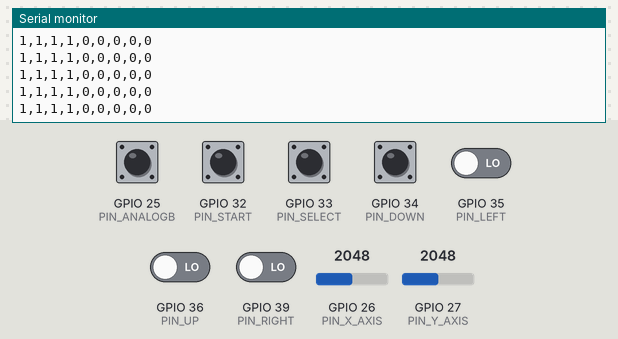
This sketch was run on a simulated ESP32. Parts: the last lines printed to the serial monitor. The test bench sets the inputs (shaded band); at power-on: GPIO 25 (PIN_ANALOGB), GPIO 32 (PIN_START), GPIO 33 (PIN_SELECT) HIGH, GPIO 34 (PIN_DOWN), GPIO 35 (PIN_LEFT), GPIO 36 (PIN_UP), GPIO 39 (PIN_RIGHT) LOW, GPIO 26 (PIN_X_AXIS) = 2048, GPIO 27 (PIN_Y_AXIS) = 2048.

Above: at 1.4 s.
1.5 s: GPIO 26 (PIN_X_AXIS) set to 2866
At 1.53 s:
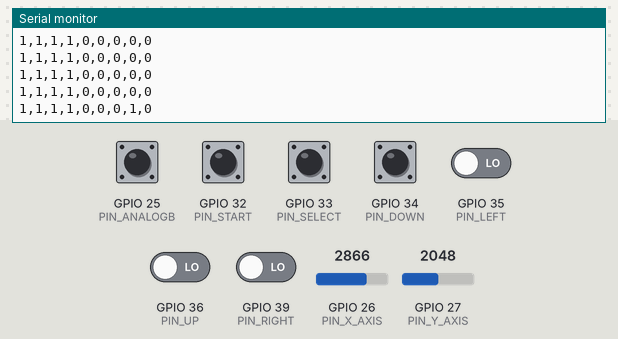
3.0 s: GPIO 27 (PIN_Y_AXIS) set to 2866
At 3.04 s:
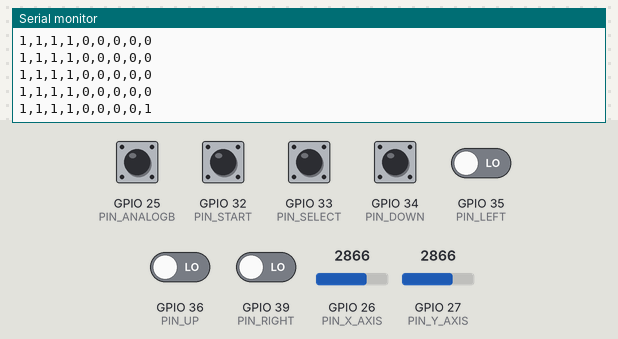
4.5 s: GPIO 25 (PIN_ANALOGB) pulled LOW for 0.15 s
At 4.6 s:
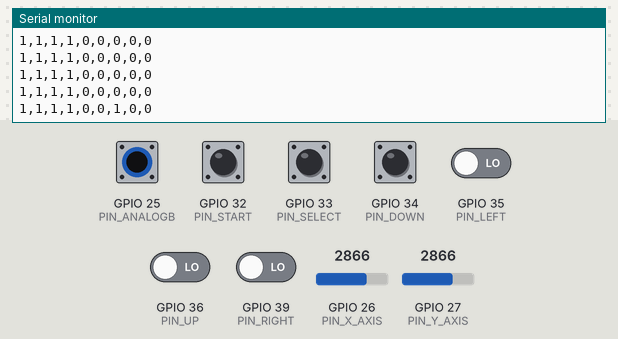
6.1 s: GPIO 32 (PIN_START) pulled LOW for 0.15 s
At 6.17 s:
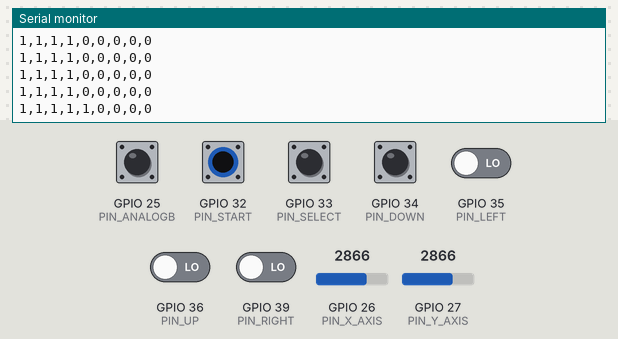
7.7 s: GPIO 33 (PIN_SELECT) pulled LOW for 0.15 s
At 7.78 s:
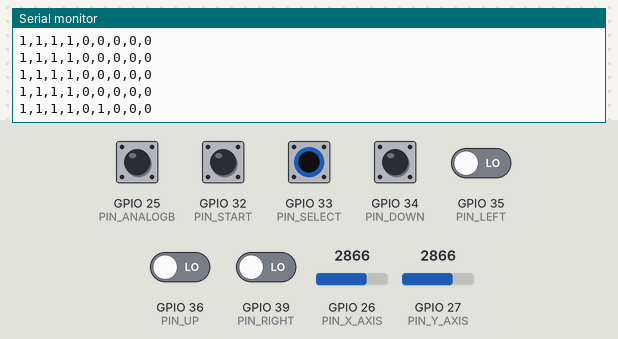
9.3 s: GPIO 34 (PIN_DOWN) pulled HIGH for 0.15 s
At 9.4 s:
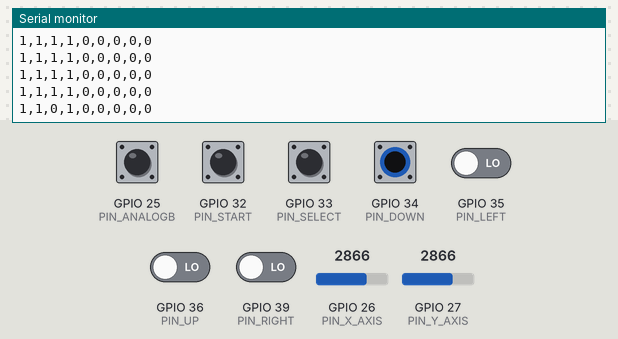

Measured:
- after the input at 1.5 s, the serial monitor: prints a new line at once (image 1)
- after the input at 3.0 s, the serial monitor: prints a new line at once (image 2)
- after the input at 4.5 s, the serial monitor: prints a new line after 0.09 s (image 3)
- after the input at 6.1 s, the serial monitor: prints a new line after 0.05 s (image 4)
- after the input at 7.7 s, the serial monitor: prints a new line after 0.07 s (image 5)
- after the input at 9.3 s, the serial monitor: prints a new line after 0.08 s (image 6)

The sketch:

ControlJoystick02.ino
```cpp
#include <Arduino.h>

// ------------ Mapeamento de pinos ------------
const int PIN_UP      = 36;
const int PIN_RIGHT   = 39;
const int PIN_DOWN    = 34;
const int PIN_LEFT    = 35;
const int PIN_START   = 32;
const int PIN_SELECT  = 33;
const int PIN_ANALOGB = 25;

const int PIN_X_AXIS  = 26;
const int PIN_Y_AXIS  = 27;

// ------------ Configuração de debounce ------------
const uint16_t DEBOUNCE_MS = 25;

struct Button {
  const char* name;
  uint8_t pin;
  bool hasInternalPullup;
  int lastStable;
  int lastRead;
  uint32_t lastChangeMs;
};

Button buttons[] = {
  {"UP",      PIN_UP,      false, HIGH, HIGH, 0},
  {"RIGHT",   PIN_RIGHT,   false, HIGH, HIGH, 0},
  {"DOWN",    PIN_DOWN,    false, HIGH, HIGH, 0},
  {"LEFT",    PIN_LEFT,    false, HIGH, HIGH, 0},
  {"START",   PIN_START,   true,  HIGH, HIGH, 0},
  {"SELECT",  PIN_SELECT,  true,  HIGH, HIGH, 0},
  {"ANALOG",  PIN_ANALOGB, true,  HIGH, HIGH, 0},
};
const size_t N_BUTTONS = sizeof(buttons)/sizeof(buttons[0]);

// Eixos
int lastX = -1, lastY = -1;
const int AXIS_EPS = 30;
bool xMoving = false;
bool yMoving = false;

void setupPinModes() {
  for (size_t i = 0; i < N_BUTTONS; ++i) {
    if (buttons[i].hasInternalPullup) {
      pinMode(buttons[i].pin, INPUT_PULLUP);
    } else {
      pinMode(buttons[i].pin, INPUT);
    }
  }
}

void setup() {
  Serial.begin(9600);
  delay(200);
  setupPinModes();
  Serial.println("Joystick ESP32 iniciado.");
}

void readButtons(int states[]) {
  const uint32_t now = millis();

  for (size_t i = 0; i < N_BUTTONS; ++i) {
    Button &b = buttons[i];
    int raw = digitalRead(b.pin);

    if (raw != b.lastRead) {
      b.lastRead = raw;
      b.lastChangeMs = now;
    }

    if ((now - b.lastChangeMs) >= DEBOUNCE_MS) {
      b.lastStable = raw;
    }

    // ativo em 0 → pressionado = 1, solto = 0
    states[i] = (b.lastStable == LOW) ? 1 : 0;
  }
}

void readAxes(int &xState, int &yState) {
  int x = analogRead(PIN_X_AXIS);
  int y = analogRead(PIN_Y_AXIS);

  // X
  if (lastX >= 0) {
    if (abs(x - lastX) > AXIS_EPS) {
      xMoving = true;
    } else {
      xMoving = false;
    }
  }
  lastX = x;
  xState = xMoving ? 1 : 0;

  // Y
  if (lastY >= 0) {
    if (abs(y - lastY) > AXIS_EPS) {
      yMoving = true;
    } else {
      yMoving = false;
    }
  }
  lastY = y;
  yState = yMoving ? 1 : 0;
}

void loop() {
  int states[N_BUTTONS];
  int xAxis, yAxis;

  readButtons(states);
  readAxes(xAxis, yAxis);

  // imprime todos os estados separados por vírgula
  //UP,RIGHT,DOWN,LEFT,START,SELECT,ANALOG,X-AXIS,Y-AXIS
  for (size_t i = 0; i < N_BUTTONS; ++i) {
    Serial.print(states[i]);
    Serial.print(",");
  }
  Serial.print(xAxis);
  Serial.print(",");
  Serial.println(yAxis);

  delay(50); // ajusta a taxa de atualização
}
```
